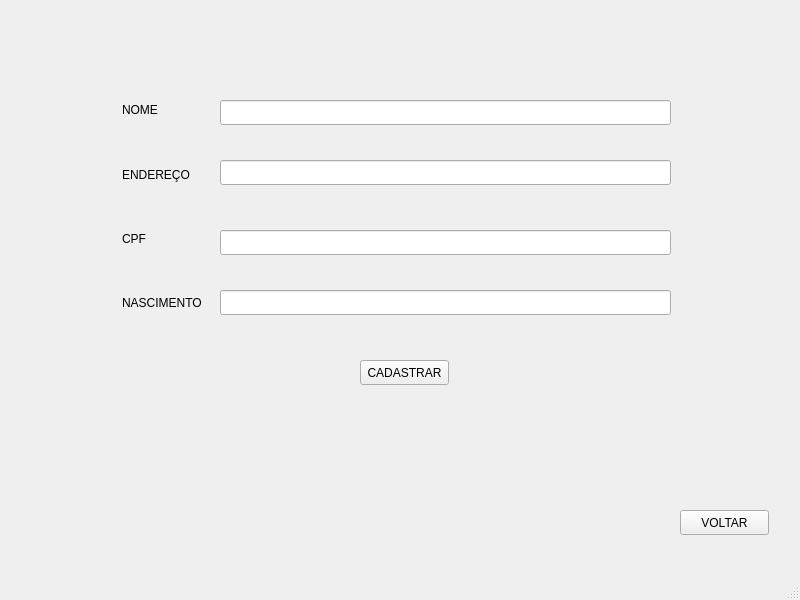
<?xml version="1.0" encoding="UTF-8"?>
<ui version="4.0">
 <class>MainWindow</class>
 <widget class="QMainWindow" name="MainWindow">
  <property name="geometry">
   <rect>
    <x>0</x>
    <y>0</y>
    <width>800</width>
    <height>600</height>
   </rect>
  </property>
  <property name="windowTitle">
   <string>MainWindow</string>
  </property>
  <widget class="QWidget" name="centralwidget">
   <widget class="QLineEdit" name="lineEdit">
    <property name="geometry">
     <rect>
      <x>220</x>
      <y>100</y>
      <width>451</width>
      <height>25</height>
     </rect>
    </property>
   </widget>
   <widget class="QLineEdit" name="lineEdit_2">
    <property name="geometry">
     <rect>
      <x>220</x>
      <y>160</y>
      <width>451</width>
      <height>25</height>
     </rect>
    </property>
   </widget>
   <widget class="QLineEdit" name="lineEdit_3">
    <property name="geometry">
     <rect>
      <x>220</x>
      <y>230</y>
      <width>451</width>
      <height>25</height>
     </rect>
    </property>
   </widget>
   <widget class="QLineEdit" name="lineEdit_4">
    <property name="geometry">
     <rect>
      <x>220</x>
      <y>290</y>
      <width>451</width>
      <height>25</height>
     </rect>
    </property>
   </widget>
   <widget class="QPushButton" name="pushButton">
    <property name="geometry">
     <rect>
      <x>360</x>
      <y>360</y>
      <width>89</width>
      <height>25</height>
     </rect>
    </property>
    <property name="text">
     <string>CADASTRAR</string>
    </property>
   </widget>
   <widget class="QPushButton" name="pushButton_2">
    <property name="geometry">
     <rect>
      <x>680</x>
      <y>510</y>
      <width>89</width>
      <height>25</height>
     </rect>
    </property>
    <property name="text">
     <string>VOLTAR</string>
    </property>
   </widget>
   <widget class="QWidget" name="">
    <property name="geometry">
     <rect>
      <x>122</x>
      <y>81</y>
      <width>97</width>
      <height>251</height>
     </rect>
    </property>
    <layout class="QVBoxLayout" name="verticalLayout">
     <item>
      <widget class="QLabel" name="label">
       <property name="text">
        <string>NOME</string>
       </property>
      </widget>
     </item>
     <item>
      <widget class="QLabel" name="label_2">
       <property name="text">
        <string>ENDEREÇO</string>
       </property>
      </widget>
     </item>
     <item>
      <widget class="QLabel" name="label_3">
       <property name="text">
        <string>CPF</string>
       </property>
      </widget>
     </item>
     <item>
      <widget class="QLabel" name="label_4">
       <property name="text">
        <string>NASCIMENTO</string>
       </property>
      </widget>
     </item>
    </layout>
   </widget>
  </widget>
  <widget class="QMenuBar" name="menubar">
   <property name="geometry">
    <rect>
     <x>0</x>
     <y>0</y>
     <width>800</width>
     <height>22</height>
    </rect>
   </property>
  </widget>
  <widget class="QStatusBar" name="statusbar"/>
 </widget>
 <resources/>
 <connections/>
</ui>
